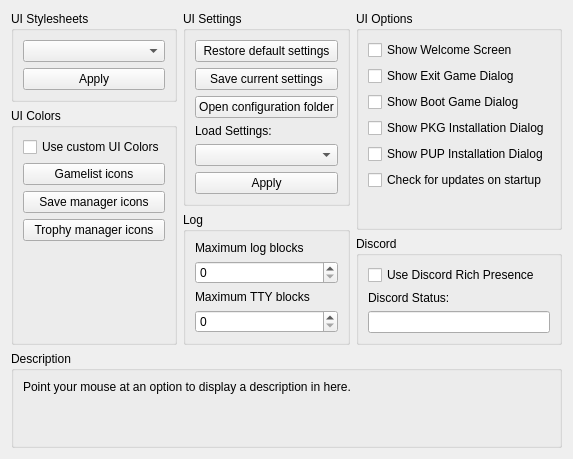
     <widget class="QWidget" name="guiTab">
      <attribute name="title">
       <string>GUI</string>
      </attribute>
      <layout class="QVBoxLayout" name="verticalLayout_43">
       <item>
        <layout class="QHBoxLayout" name="horizontalLayout_2" stretch="1,1,1">
         <item>
          <layout class="QVBoxLayout" name="verticalLayout_9">
           <item>
            <widget class="QGroupBox" name="gb_stylesheets">
             <property name="title">
              <string>UI Stylesheets</string>
             </property>
             <layout class="QVBoxLayout" name="verticalLayout_55">
              <item>
               <widget class="QComboBox" name="combo_stylesheets"/>
              </item>
              <item>
               <widget class="QPushButton" name="pb_apply_stylesheet">
                <property name="text">
                 <string>Apply</string>
                </property>
               </widget>
              </item>
             </layout>
            </widget>
           </item>
           <item>
            <layout class="QVBoxLayout" name="verticalLayout_10">
             <item>
              <widget class="QGroupBox" name="gb_colors">
               <property name="title">
                <string>UI Colors</string>
               </property>
               <layout class="QVBoxLayout" name="verticalLayout_13">
                <item>
                 <widget class="QCheckBox" name="cb_custom_colors">
                  <property name="text">
                   <string>Use custom UI Colors</string>
                  </property>
                 </widget>
                </item>
                <item>
                 <widget class="QPushButton" name="pb_gl_icon_color">
                  <property name="text">
                   <string>Gamelist icons</string>
                  </property>
                 </widget>
                </item>
                <item>
                 <widget class="QPushButton" name="pb_sd_icon_color">
                  <property name="text">
                   <string>Save manager icons</string>
                  </property>
                 </widget>
                </item>
                <item>
                 <widget class="QPushButton" name="pb_tr_icon_color">
                  <property name="text">
                   <string>Trophy manager icons</string>
                  </property>
                 </widget>
                </item>
                <item>
                 <spacer name="verticalSpacer_5">
                  <property name="orientation">
                   <enum>Qt::Vertical</enum>
                  </property>
                  <property name="sizeType">
                   <enum>QSizePolicy::MinimumExpanding</enum>
                  </property>
                  <property name="sizeHint" stdset="0">
                   <size>
                    <width>0</width>
                    <height>0</height>
                   </size>
                  </property>
                 </spacer>
                </item>
               </layout>
              </widget>
             </item>
            </layout>
           </item>
          </layout>
         </item>
         <item>
          <layout class="QVBoxLayout" name="verticalLayout_8">
           <item>
            <widget class="QGroupBox" name="gb_settings">
             <property name="title">
              <string>UI Settings</string>
             </property>
             <layout class="QVBoxLayout" name="verticalLayout_42">
              <item>
               <widget class="QPushButton" name="pb_reset_default">
                <property name="text">
                 <string>Restore default settings</string>
                </property>
               </widget>
              </item>
              <item>
               <widget class="QPushButton" name="pb_backup_config">
                <property name="text">
                 <string>Save current settings</string>
                </property>
               </widget>
              </item>
              <item>
               <widget class="QPushButton" name="pb_open_folder">
                <property name="text">
                 <string>Open configuration folder</string>
                </property>
               </widget>
              </item>
              <item>
               <widget class="QLabel" name="label">
                <property name="text">
                 <string>Load Settings:</string>
                </property>
               </widget>
              </item>
              <item>
               <widget class="QComboBox" name="combo_configs"/>
              </item>
              <item>
               <widget class="QPushButton" name="pb_apply_config">
                <property name="text">
                 <string>Apply</string>
                </property>
               </widget>
              </item>
              <item>
               <spacer name="verticalSpacer_15">
                <property name="orientation">
                 <enum>Qt::Vertical</enum>
                </property>
                <property name="sizeType">
                 <enum>QSizePolicy::MinimumExpanding</enum>
                </property>
                <property name="sizeHint" stdset="0">
                 <size>
                  <width>0</width>
                  <height>0</height>
                 </size>
                </property>
               </spacer>
              </item>
             </layout>
            </widget>
           </item>
           <item>
            <widget class="QGroupBox" name="gb_log">
             <property name="title">
              <string>Log</string>
             </property>
             <layout class="QVBoxLayout" name="verticalLayout_88">
              <item>
               <widget class="QWidget" name="log_limit" native="true">
                <property name="sizePolicy">
                 <sizepolicy hsizetype="Minimum" vsizetype="Minimum">
                  <horstretch>0</horstretch>
                  <verstretch>0</verstretch>
                 </sizepolicy>
                </property>
                <layout class="QVBoxLayout" name="layout_log_limit">
                 <property name="leftMargin">
                  <number>0</number>
                 </property>
                 <property name="topMargin">
                  <number>0</number>
                 </property>
                 <property name="rightMargin">
                  <number>0</number>
                 </property>
                 <property name="bottomMargin">
                  <number>0</number>
                 </property>
                 <item>
                  <widget class="QLabel" name="label_log_limit">
                   <property name="text">
                    <string>Maximum log blocks</string>
                   </property>
                  </widget>
                 </item>
                 <item>
                  <widget class="QSpinBox" name="spinbox_log_limit">
                   <property name="minimum">
                    <number>0</number>
                   </property>
                   <property name="maximum">
                    <number>999999999</number>
                   </property>
                  </widget>
                 </item>
                </layout>
               </widget>
              </item>
              <item>
               <widget class="QWidget" name="tty_limit" native="true">
                <layout class="QVBoxLayout" name="layout_tty_limit">
                 <property name="leftMargin">
                  <number>0</number>
                 </property>
                 <property name="topMargin">
                  <number>0</number>
                 </property>
                 <property name="rightMargin">
                  <number>0</number>
                 </property>
                 <property name="bottomMargin">
                  <number>0</number>
                 </property>
                 <item>
                  <widget class="QLabel" name="label_tty_limit">
                   <property name="text">
                    <string>Maximum TTY blocks</string>
                   </property>
                  </widget>
                 </item>
                 <item>
                  <widget class="QSpinBox" name="spinbox_tty_limit">
                   <property name="maximum">
                    <number>999999999</number>
                   </property>
                  </widget>
                 </item>
                </layout>
               </widget>
              </item>
             </layout>
            </widget>
           </item>
          </layout>
         </item>
         <item>
          <layout class="QVBoxLayout" name="verticalLayout_66">
           <item>
            <widget class="QGroupBox" name="gb_gui_options">
             <property name="title">
              <string>UI Options</string>
             </property>
             <layout class="QVBoxLayout" name="verticalLayout_65">
              <item>
               <widget class="QCheckBox" name="cb_show_welcome">
                <property name="text">
                 <string>Show Welcome Screen</string>
                </property>
               </widget>
              </item>
              <item>
               <widget class="QCheckBox" name="cb_show_exit_game">
                <property name="text">
                 <string>Show Exit Game Dialog</string>
                </property>
               </widget>
              </item>
              <item>
               <widget class="QCheckBox" name="cb_show_boot_game">
                <property name="text">
                 <string>Show Boot Game Dialog</string>
                </property>
               </widget>
              </item>
              <item>
               <widget class="QCheckBox" name="cb_show_pkg_install">
                <property name="text">
                 <string>Show PKG Installation Dialog</string>
                </property>
               </widget>
              </item>
              <item>
               <widget class="QCheckBox" name="cb_show_pup_install">
                <property name="text">
                 <string>Show PUP Installation Dialog</string>
                </property>
               </widget>
              </item>
              <item>
               <widget class="QCheckBox" name="cb_check_update_start">
                <property name="text">
                 <string>Check for updates on startup</string>
                </property>
               </widget>
              </item>
              <item>
               <spacer name="verticalSpacer_17">
                <property name="orientation">
                 <enum>Qt::Vertical</enum>
                </property>
                <property name="sizeType">
                 <enum>QSizePolicy::MinimumExpanding</enum>
                </property>
                <property name="sizeHint" stdset="0">
                 <size>
                  <width>0</width>
                  <height>0</height>
                 </size>
                </property>
               </spacer>
              </item>
             </layout>
            </widget>
           </item>
           <item>
            <widget class="QGroupBox" name="gb_discord">
             <property name="title">
              <string>Discord</string>
             </property>
             <layout class="QVBoxLayout" name="verticalLayout_68">
              <item>
               <widget class="QCheckBox" name="useRichPresence">
                <property name="text">
                 <string>Use Discord Rich Presence</string>
                </property>
               </widget>
              </item>
              <item>
               <widget class="QLabel" name="label_discordState">
                <property name="text">
                 <string>Discord Status:</string>
                </property>
               </widget>
              </item>
              <item>
               <widget class="QLineEdit" name="discordState">
                <property name="sizePolicy">
                 <sizepolicy hsizetype="MinimumExpanding" vsizetype="Fixed">
                  <horstretch>0</horstretch>
                  <verstretch>0</verstretch>
                 </sizepolicy>
                </property>
                <property name="maxLength">
                 <number>128</number>
                </property>
               </widget>
              </item>
             </layout>
            </widget>
           </item>
          </layout>
         </item>
        </layout>
       </item>
       <item>
        <spacer name="verticalSpacer_16">
         <property name="orientation">
          <enum>Qt::Vertical</enum>
         </property>
         <property name="sizeType">
          <enum>QSizePolicy::MinimumExpanding</enum>
         </property>
         <property name="sizeHint" stdset="0">
          <size>
           <width>0</width>
           <height>0</height>
          </size>
         </property>
        </spacer>
       </item>
       <item>
        <widget class="QGroupBox" name="groupBox_64">
         <property name="title">
          <string>Description</string>
         </property>
         <layout class="QVBoxLayout" name="verticalLayout_64">
          <item>
           <widget class="QLabel" name="description_gui">
            <property name="text">
             <string>Point your mouse at an option to display a description in here.


</string>
            </property>
            <property name="textFormat">
             <enum>Qt::PlainText</enum>
            </property>
            <property name="alignment">
             <set>Qt::AlignLeading|Qt::AlignLeft|Qt::AlignTop</set>
            </property>
            <property name="wordWrap">
             <bool>true</bool>
            </property>
           </widget>
          </item>
         </layout>
        </widget>
       </item>
      </layout>
     </widget>
